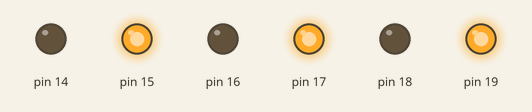
This sketch was run on a simulated Arduino Uno, built with avr-gcc and run on an emulated ATmega328P. Parts: output pins drawn as LEDs (lit = HIGH). What the sketch prints to the serial monitor is not drawn.

Above: at 0.1 s.
Timing chart, 0 to 1.6 s (numbered marks = the images above):
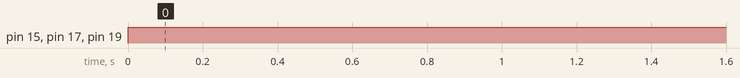

Measured:
- by itself, pin 15, pin 17, pin 19: LOW → HIGH at 0.00 s

The sketch:

Exp_6_Obs_3.ino
```cpp
#include <avr/io.h>
#include <util/delay.h>
int main (void)
{
  Serial.begin(2000000);
  DDRC = 0b11111111;
  while(1)

{
  int var = 0b1100000;
  int var1 = 0b00100000;
  PORTC = 0b10101010;

  int result1 = ! PORTC ;
  Serial.println(result1, BIN);
  _delay_ms(5000);

}
}
```
